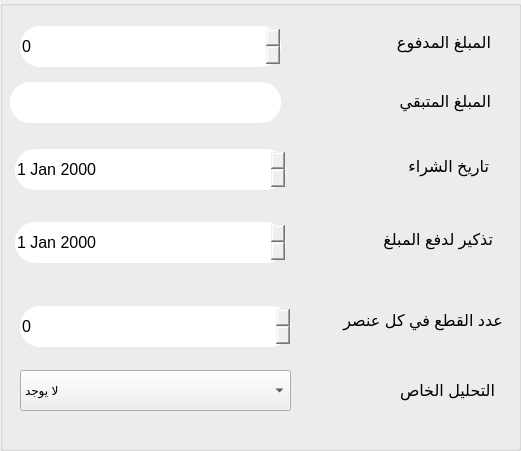
  <widget class="QGroupBox" name="groupBox">
   <property name="geometry">
    <rect>
     <x>0</x>
     <y>0</y>
     <width>521</width>
     <height>451</height>
    </rect>
   </property>
   <property name="title">
    <string/>
   </property>
   <widget class="QSpinBox" name="spinBox_8">
    <property name="enabled">
     <bool>true</bool>
    </property>
    <property name="geometry">
     <rect>
      <x>20</x>
      <y>306</y>
      <width>271</width>
      <height>41</height>
     </rect>
    </property>
    <property name="font">
     <font>
      <family>Segoe UI</family>
      <pointsize>12</pointsize>
     </font>
    </property>
    <property name="styleSheet">
     <string notr="true">border-radius:20px;</string>
    </property>
   </widget>
   <widget class="QDateEdit" name="dateEdit_2">
    <property name="enabled">
     <bool>true</bool>
    </property>
    <property name="geometry">
     <rect>
      <x>15</x>
      <y>222</y>
      <width>271</width>
      <height>41</height>
     </rect>
    </property>
    <property name="font">
     <font>
      <pointsize>12</pointsize>
     </font>
    </property>
    <property name="styleSheet">
     <string notr="true">border-radius:20px;</string>
    </property>
   </widget>
   <widget class="QLabel" name="label_12">
    <property name="enabled">
     <bool>true</bool>
    </property>
    <property name="geometry">
     <rect>
      <x>360</x>
      <y>76</y>
      <width>131</width>
      <height>51</height>
     </rect>
    </property>
    <property name="font">
     <font>
      <family>Segoe UI</family>
      <pointsize>12</pointsize>
      <weight>50</weight>
      <bold>false</bold>
     </font>
    </property>
    <property name="text">
     <string>المبلغ المتبقي</string>
    </property>
   </widget>
   <widget class="QLabel" name="label_7">
    <property name="enabled">
     <bool>true</bool>
    </property>
    <property name="geometry">
     <rect>
      <x>302</x>
      <y>295</y>
      <width>201</width>
      <height>51</height>
     </rect>
    </property>
    <property name="font">
     <font>
      <family>Segoe UI</family>
      <pointsize>12</pointsize>
      <weight>50</weight>
      <bold>false</bold>
     </font>
    </property>
    <property name="text">
     <string>عدد القطع في كل عنصر</string>
    </property>
   </widget>
   <widget class="QLabel" name="label_9">
    <property name="enabled">
     <bool>true</bool>
    </property>
    <property name="geometry">
     <rect>
      <x>332</x>
      <y>219</y>
      <width>161</width>
      <height>41</height>
     </rect>
    </property>
    <property name="font">
     <font>
      <family>Segoe UI</family>
      <pointsize>12</pointsize>
     </font>
    </property>
    <property name="text">
     <string>تذكير لدفع المبلغ</string>
    </property>
   </widget>
   <widget class="QDateEdit" name="dateEdit">
    <property name="enabled">
     <bool>true</bool>
    </property>
    <property name="geometry">
     <rect>
      <x>15</x>
      <y>149</y>
      <width>271</width>
      <height>41</height>
     </rect>
    </property>
    <property name="font">
     <font>
      <pointsize>12</pointsize>
     </font>
    </property>
    <property name="styleSheet">
     <string notr="true">border-radius:20px;</string>
    </property>
   </widget>
   <widget class="QLabel" name="label_8">
    <property name="enabled">
     <bool>true</bool>
    </property>
    <property name="geometry">
     <rect>
      <x>388</x>
      <y>146</y>
      <width>101</width>
      <height>41</height>
     </rect>
    </property>
    <property name="font">
     <font>
      <family>Segoe UI</family>
      <pointsize>12</pointsize>
     </font>
    </property>
    <property name="text">
     <string>تاريخ الشراء</string>
    </property>
   </widget>
   <widget class="QLineEdit" name="lineEdit_13">
    <property name="enabled">
     <bool>true</bool>
    </property>
    <property name="geometry">
     <rect>
      <x>10</x>
      <y>82</y>
      <width>271</width>
      <height>41</height>
     </rect>
    </property>
    <property name="font">
     <font>
      <pointsize>13</pointsize>
     </font>
    </property>
    <property name="styleSheet">
     <string notr="true">border-radius:20px;</string>
    </property>
    <property name="placeholderText">
     <string/>
    </property>
   </widget>
   <widget class="QLabel" name="label_14">
    <property name="enabled">
     <bool>true</bool>
    </property>
    <property name="geometry">
     <rect>
      <x>360</x>
      <y>17</y>
      <width>131</width>
      <height>51</height>
     </rect>
    </property>
    <property name="font">
     <font>
      <family>Segoe UI</family>
      <pointsize>12</pointsize>
      <weight>50</weight>
      <bold>false</bold>
     </font>
    </property>
    <property name="text">
     <string>المبلغ المدفوع</string>
    </property>
   </widget>
   <widget class="QSpinBox" name="spinBox_3">
    <property name="enabled">
     <bool>true</bool>
    </property>
    <property name="geometry">
     <rect>
      <x>20</x>
      <y>26</y>
      <width>261</width>
      <height>41</height>
     </rect>
    </property>
    <property name="font">
     <font>
      <family>Segoe UI</family>
      <pointsize>12</pointsize>
     </font>
    </property>
    <property name="styleSheet">
     <string notr="true">border-radius:20px;</string>
    </property>
   </widget>
   <widget class="QComboBox" name="comboBox">
    <property name="geometry">
     <rect>
      <x>20</x>
      <y>370</y>
      <width>271</width>
      <height>41</height>
     </rect>
    </property>
    <item>
     <property name="text">
      <string>لا يوجد</string>
     </property>
    </item>
   </widget>
   <widget class="QLabel" name="label">
    <property name="geometry">
     <rect>
      <x>334</x>
      <y>375</y>
      <width>161</width>
      <height>31</height>
     </rect>
    </property>
    <property name="font">
     <font>
      <family>Segoe UI</family>
      <pointsize>12</pointsize>
     </font>
    </property>
    <property name="text">
     <string>التحليل الخاص</string>
    </property>
   </widget>
  </widget>
